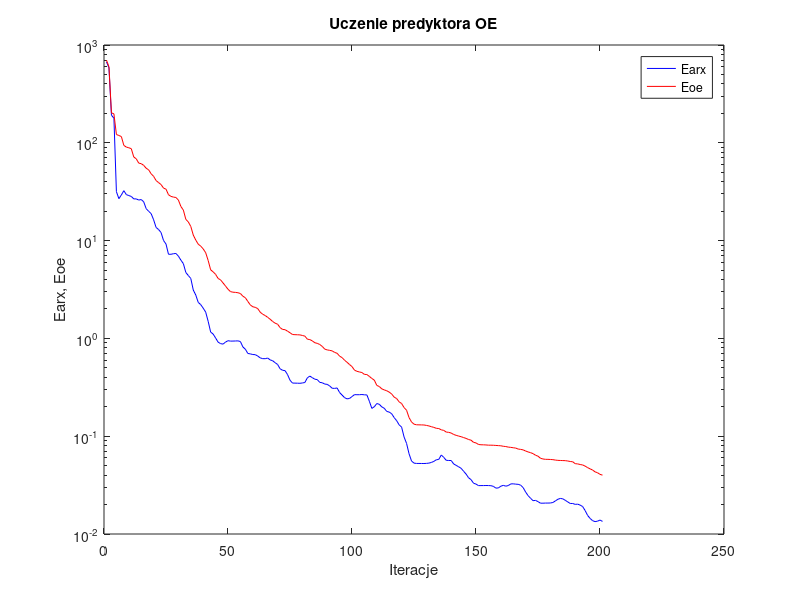
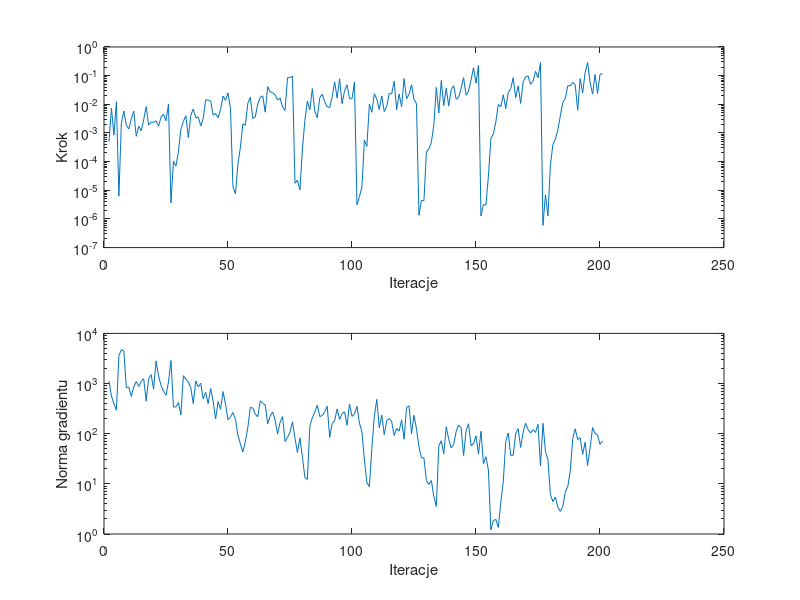

The MATLAB source for these figures, in order:
%uczenie predyktora oe
clear all;
n=0; farx(n+1)=6.721015e+002; foe(n+1)=6.996913e+002; wspucz(n+1)=0.000000e+000; ng(n+1)=0.000000e+000;
%odnowa zmiennej metryki
n=1; farx(n+1)=5.846013e+002; foe(n+1)=6.000765e+002; krok(n+1)=5.002119e-004; ng(n+1)=1.117089e+003;
n=2; farx(n+1)=1.915976e+002; foe(n+1)=2.023329e+002; krok(n+1)=7.418259e-003; ng(n+1)=5.650945e+002;
n=3; farx(n+1)=1.784715e+002; foe(n+1)=1.975616e+002; krok(n+1)=8.456028e-004; ng(n+1)=3.937444e+002;
n=4; farx(n+1)=3.165923e+001; foe(n+1)=1.215899e+002; krok(n+1)=1.226153e-002; ng(n+1)=2.955410e+002;
n=5; farx(n+1)=2.684621e+001; foe(n+1)=1.187896e+002; krok(n+1)=6.232633e-006; ng(n+1)=3.611160e+003;
n=6; farx(n+1)=2.928847e+001; foe(n+1)=1.158569e+002; krok(n+1)=2.186130e-003; ng(n+1)=4.728673e+003;
n=7; farx(n+1)=3.239562e+001; foe(n+1)=9.408257e+001; krok(n+1)=5.829556e-003; ng(n+1)=4.483041e+003;
n=8; farx(n+1)=2.954915e+001; foe(n+1)=9.041917e+001; krok(n+1)=1.857915e-003; ng(n+1)=8.244308e+002;
n=9; farx(n+1)=2.886898e+001; foe(n+1)=8.897603e+001; krok(n+1)=1.369522e-003; ng(n+1)=8.508545e+002;
n=10; farx(n+1)=2.829066e+001; foe(n+1)=8.707154e+001; krok(n+1)=3.096691e-003; ng(n+1)=5.514251e+002;
n=11; farx(n+1)=2.669156e+001; foe(n+1)=7.161356e+001; krok(n+1)=5.770731e-003; ng(n+1)=8.535121e+002;
n=12; farx(n+1)=2.670363e+001; foe(n+1)=6.861259e+001; krok(n+1)=7.663457e-004; ng(n+1)=1.099983e+003;
n=13; farx(n+1)=2.598353e+001; foe(n+1)=6.201007e+001; krok(n+1)=1.721185e-003; ng(n+1)=8.729211e+002;
n=14; farx(n+1)=2.628599e+001; foe(n+1)=6.118193e+001; krok(n+1)=1.185775e-003; ng(n+1)=1.100578e+003;
n=15; farx(n+1)=2.495086e+001; foe(n+1)=5.882042e+001; krok(n+1)=2.926191e-003; ng(n+1)=1.255840e+003;
n=16; farx(n+1)=2.122533e+001; foe(n+1)=5.496070e+001; krok(n+1)=8.300976e-003; ng(n+1)=4.455574e+002;
n=17; farx(n+1)=1.993655e+001; foe(n+1)=5.291216e+001; krok(n+1)=1.882699e-003; ng(n+1)=1.267339e+003;
n=18; farx(n+1)=1.888399e+001; foe(n+1)=4.825075e+001; krok(n+1)=2.368463e-003; ng(n+1)=1.502922e+003;
n=19; farx(n+1)=1.633915e+001; foe(n+1)=4.540815e+001; krok(n+1)=2.339183e-003; ng(n+1)=7.735452e+002;
n=20; farx(n+1)=1.363357e+001; foe(n+1)=4.110869e+001; krok(n+1)=2.647552e-003; ng(n+1)=2.821609e+003;
n=21; farx(n+1)=1.297710e+001; foe(n+1)=3.919708e+001; krok(n+1)=1.742611e-003; ng(n+1)=1.402323e+003;
n=22; farx(n+1)=1.210391e+001; foe(n+1)=3.742524e+001; krok(n+1)=3.581322e-003; ng(n+1)=9.150156e+002;
n=23; farx(n+1)=1.002890e+001; foe(n+1)=3.441481e+001; krok(n+1)=4.539517e-003; ng(n+1)=7.060030e+002;
n=24; farx(n+1)=9.226007e+000; foe(n+1)=3.356904e+001; krok(n+1)=2.651602e-003; ng(n+1)=5.851991e+002;
n=25; farx(n+1)=7.252145e+000; foe(n+1)=2.945396e+001; krok(n+1)=1.004449e-002; ng(n+1)=1.073330e+003;
%odnowa zmiennej metryki
n=26; farx(n+1)=7.245437e+000; foe(n+1)=2.831925e+001; krok(n+1)=3.586316e-006; ng(n+1)=2.878413e+003;
n=27; farx(n+1)=7.345413e+000; foe(n+1)=2.785507e+001; krok(n+1)=1.027004e-004; ng(n+1)=3.411160e+002;
n=28; farx(n+1)=7.384477e+000; foe(n+1)=2.759831e+001; krok(n+1)=6.991253e-005; ng(n+1)=3.414122e+002;
n=29; farx(n+1)=6.937194e+000; foe(n+1)=2.596453e+001; krok(n+1)=2.171131e-004; ng(n+1)=4.191952e+002;
n=30; farx(n+1)=6.311766e+000; foe(n+1)=2.233846e+001; krok(n+1)=1.358387e-003; ng(n+1)=2.368154e+002;
n=31; farx(n+1)=5.817929e+000; foe(n+1)=2.051194e+001; krok(n+1)=2.531421e-003; ng(n+1)=1.434505e+003;
n=32; farx(n+1)=4.718368e+000; foe(n+1)=1.647462e+001; krok(n+1)=3.990004e-003; ng(n+1)=1.234935e+003;
n=33; farx(n+1)=4.393909e+000; foe(n+1)=1.551336e+001; krok(n+1)=6.946998e-004; ng(n+1)=1.075681e+003;
n=34; farx(n+1)=4.098115e+000; foe(n+1)=1.394911e+001; krok(n+1)=4.150488e-003; ng(n+1)=8.230528e+002;
n=35; farx(n+1)=3.122978e+000; foe(n+1)=1.138833e+001; krok(n+1)=6.832143e-003; ng(n+1)=3.981684e+002;
n=36; farx(n+1)=2.776365e+000; foe(n+1)=1.012371e+001; krok(n+1)=3.340564e-003; ng(n+1)=1.131330e+003;
n=37; farx(n+1)=2.333927e+000; foe(n+1)=9.189680e+000; krok(n+1)=3.625910e-003; ng(n+1)=8.599347e+002;
n=38; farx(n+1)=2.215393e+000; foe(n+1)=8.777895e+000; krok(n+1)=1.758026e-003; ng(n+1)=1.011326e+003;
n=39; farx(n+1)=2.037223e+000; foe(n+1)=8.224520e+000; krok(n+1)=3.199545e-003; ng(n+1)=4.934054e+002;
n=40; farx(n+1)=1.856982e+000; foe(n+1)=7.516023e+000; krok(n+1)=1.448480e-002; ng(n+1)=6.670830e+002;
n=41; farx(n+1)=1.494938e+000; foe(n+1)=6.263055e+000; krok(n+1)=1.378623e-002; ng(n+1)=3.968659e+002;
n=42; farx(n+1)=1.161564e+000; foe(n+1)=5.025303e+000; krok(n+1)=1.311143e-002; ng(n+1)=7.967047e+002;
n=43; farx(n+1)=1.107709e+000; foe(n+1)=4.793324e+000; krok(n+1)=4.201093e-003; ng(n+1)=4.437087e+002;
n=44; farx(n+1)=1.010481e+000; foe(n+1)=4.516815e+000; krok(n+1)=4.743099e-003; ng(n+1)=1.966978e+002;
n=45; farx(n+1)=9.159313e-001; foe(n+1)=4.103298e+000; krok(n+1)=3.427028e-003; ng(n+1)=4.343720e+002;
n=46; farx(n+1)=8.845220e-001; foe(n+1)=3.966379e+000; krok(n+1)=6.606617e-003; ng(n+1)=3.071820e+002;
n=47; farx(n+1)=8.741219e-001; foe(n+1)=3.691034e+000; krok(n+1)=1.941426e-002; ng(n+1)=6.920717e+002;
n=48; farx(n+1)=9.169854e-001; foe(n+1)=3.431167e+000; krok(n+1)=1.376948e-002; ng(n+1)=3.886100e+002;
n=49; farx(n+1)=9.473666e-001; foe(n+1)=3.181286e+000; krok(n+1)=2.477353e-002; ng(n+1)=1.891544e+002;
n=50; farx(n+1)=9.381627e-001; foe(n+1)=3.008482e+000; krok(n+1)=7.007869e-003; ng(n+1)=2.162180e+002;
%odnowa zmiennej metryki
n=51; farx(n+1)=9.391793e-001; foe(n+1)=2.967725e+000; krok(n+1)=1.308609e-005; ng(n+1)=2.652433e+002;
n=52; farx(n+1)=9.409951e-001; foe(n+1)=2.955321e+000; krok(n+1)=7.559406e-006; ng(n+1)=1.939207e+002;
n=53; farx(n+1)=9.438864e-001; foe(n+1)=2.930175e+000; krok(n+1)=8.012946e-005; ng(n+1)=9.338609e+001;
n=54; farx(n+1)=9.287286e-001; foe(n+1)=2.877685e+000; krok(n+1)=3.163070e-004; ng(n+1)=6.237196e+001;
n=55; farx(n+1)=8.180402e-001; foe(n+1)=2.699404e+000; krok(n+1)=2.075244e-003; ng(n+1)=4.308466e+001;
n=56; farx(n+1)=7.753580e-001; foe(n+1)=2.605551e+000; krok(n+1)=1.869974e-003; ng(n+1)=7.002065e+001;
n=57; farx(n+1)=7.012958e-001; foe(n+1)=2.386438e+000; krok(n+1)=1.095618e-002; ng(n+1)=1.335772e+002;
n=58; farx(n+1)=6.946480e-001; foe(n+1)=2.199978e+000; krok(n+1)=1.778267e-002; ng(n+1)=3.360122e+002;
n=59; farx(n+1)=6.840258e-001; foe(n+1)=2.106367e+000; krok(n+1)=3.200852e-003; ng(n+1)=3.245336e+002;
n=60; farx(n+1)=6.819324e-001; foe(n+1)=2.077363e+000; krok(n+1)=3.621201e-003; ng(n+1)=2.447230e+002;
n=61; farx(n+1)=6.596246e-001; foe(n+1)=2.016067e+000; krok(n+1)=1.027811e-002; ng(n+1)=2.179692e+002;
n=62; farx(n+1)=6.321908e-001; foe(n+1)=1.851376e+000; krok(n+1)=1.748904e-002; ng(n+1)=4.536967e+002;
n=63; farx(n+1)=6.207045e-001; foe(n+1)=1.766249e+000; krok(n+1)=1.977759e-002; ng(n+1)=4.003735e+002;
n=64; farx(n+1)=6.204726e-001; foe(n+1)=1.713129e+000; krok(n+1)=5.304884e-003; ng(n+1)=3.745741e+002;
n=65; farx(n+1)=6.296803e-001; foe(n+1)=1.642491e+000; krok(n+1)=4.138006e-002; ng(n+1)=1.570654e+002;
n=66; farx(n+1)=6.031162e-001; foe(n+1)=1.569789e+000; krok(n+1)=2.702970e-002; ng(n+1)=2.222444e+002;
n=67; farx(n+1)=5.909483e-001; foe(n+1)=1.490173e+000; krok(n+1)=2.556212e-002; ng(n+1)=2.718769e+002;
n=68; farx(n+1)=5.646961e-001; foe(n+1)=1.431256e+000; krok(n+1)=2.127270e-002; ng(n+1)=1.860588e+002;
n=69; farx(n+1)=5.410715e-001; foe(n+1)=1.396990e+000; krok(n+1)=1.406421e-002; ng(n+1)=9.801703e+001;
n=70; farx(n+1)=4.895890e-001; foe(n+1)=1.289369e+000; krok(n+1)=1.640492e-002; ng(n+1)=1.685154e+002;
n=71; farx(n+1)=4.719721e-001; foe(n+1)=1.235182e+000; krok(n+1)=8.092065e-003; ng(n+1)=2.198080e+002;
n=72; farx(n+1)=4.682206e-001; foe(n+1)=1.227833e+000; krok(n+1)=6.072741e-003; ng(n+1)=6.961805e+001;
n=73; farx(n+1)=4.268561e-001; foe(n+1)=1.185899e+000; krok(n+1)=8.430727e-002; ng(n+1)=8.429959e+001;
n=74; farx(n+1)=3.737167e-001; foe(n+1)=1.142623e+000; krok(n+1)=8.589342e-002; ng(n+1)=1.070008e+002;
n=75; farx(n+1)=3.493913e-001; foe(n+1)=1.096021e+000; krok(n+1)=9.595947e-002; ng(n+1)=1.723422e+002;
%odnowa zmiennej metryki
n=76; farx(n+1)=3.489649e-001; foe(n+1)=1.091621e+000; krok(n+1)=1.766648e-005; ng(n+1)=8.130780e+001;
n=77; farx(n+1)=3.483585e-001; foe(n+1)=1.089335e+000; krok(n+1)=2.253084e-005; ng(n+1)=4.212916e+001;
n=78; farx(n+1)=3.474947e-001; foe(n+1)=1.086269e+000; krok(n+1)=1.023989e-005; ng(n+1)=8.203489e+001;
n=79; farx(n+1)=3.502147e-001; foe(n+1)=1.071441e+000; krok(n+1)=2.762358e-004; ng(n+1)=3.446987e+001;
n=80; farx(n+1)=3.541359e-001; foe(n+1)=1.054907e+000; krok(n+1)=2.722891e-003; ng(n+1)=1.337282e+001;
n=81; farx(n+1)=3.956105e-001; foe(n+1)=9.817233e-001; krok(n+1)=1.302239e-002; ng(n+1)=1.230069e+001;
n=82; farx(n+1)=4.115843e-001; foe(n+1)=9.720244e-001; krok(n+1)=6.485153e-003; ng(n+1)=1.409503e+002;
n=83; farx(n+1)=3.967749e-001; foe(n+1)=9.435770e-001; krok(n+1)=3.519888e-002; ng(n+1)=2.075198e+002;
n=84; farx(n+1)=3.826644e-001; foe(n+1)=9.031590e-001; krok(n+1)=5.654998e-003; ng(n+1)=2.716187e+002;
n=85; farx(n+1)=3.790885e-001; foe(n+1)=8.897034e-001; krok(n+1)=3.363630e-003; ng(n+1)=3.687319e+002;
n=86; farx(n+1)=3.550321e-001; foe(n+1)=8.662993e-001; krok(n+1)=1.703305e-002; ng(n+1)=2.207081e+002;
n=87; farx(n+1)=3.520271e-001; foe(n+1)=8.285252e-001; krok(n+1)=2.243356e-002; ng(n+1)=2.301496e+002;
n=88; farx(n+1)=3.413890e-001; foe(n+1)=7.772657e-001; krok(n+1)=1.226153e-002; ng(n+1)=2.746421e+002;
n=89; farx(n+1)=3.388948e-001; foe(n+1)=7.627381e-001; krok(n+1)=8.108299e-003; ng(n+1)=3.532008e+002;
n=90; farx(n+1)=3.264958e-001; foe(n+1)=7.547521e-001; krok(n+1)=7.740832e-003; ng(n+1)=8.423701e+001;
n=91; farx(n+1)=3.090834e-001; foe(n+1)=7.456142e-001; krok(n+1)=1.815661e-002; ng(n+1)=1.607423e+002;
n=92; farx(n+1)=3.082643e-001; foe(n+1)=7.190039e-001; krok(n+1)=6.045742e-002; ng(n+1)=1.801772e+002;
n=93; farx(n+1)=3.112867e-001; foe(n+1)=7.045500e-001; krok(n+1)=1.660195e-002; ng(n+1)=3.128616e+002;
n=94; farx(n+1)=2.796149e-001; foe(n+1)=6.585320e-001; krok(n+1)=7.765706e-002; ng(n+1)=1.929351e+002;
n=95; farx(n+1)=2.633435e-001; foe(n+1)=6.361833e-001; krok(n+1)=1.053841e-002; ng(n+1)=2.526153e+002;
n=96; farx(n+1)=2.479185e-001; foe(n+1)=5.981949e-001; krok(n+1)=2.946581e-002; ng(n+1)=2.731246e+002;
n=97; farx(n+1)=2.408767e-001; foe(n+1)=5.699292e-001; krok(n+1)=4.756755e-002; ng(n+1)=1.478247e+002;
n=98; farx(n+1)=2.431666e-001; foe(n+1)=5.405327e-001; krok(n+1)=1.565005e-002; ng(n+1)=3.901842e+002;
n=99; farx(n+1)=2.543745e-001; foe(n+1)=5.151071e-001; krok(n+1)=1.547432e-002; ng(n+1)=2.211277e+002;
n=100; farx(n+1)=2.660981e-001; foe(n+1)=4.735466e-001; krok(n+1)=6.024636e-002; ng(n+1)=2.484383e+002;
%odnowa zmiennej metryki
n=101; farx(n+1)=2.654979e-001; foe(n+1)=4.606577e-001; krok(n+1)=3.101308e-006; ng(n+1)=3.524681e+002;
n=102; farx(n+1)=2.656538e-001; foe(n+1)=4.537681e-001; krok(n+1)=6.028428e-006; ng(n+1)=1.635895e+002;
n=103; farx(n+1)=2.668519e-001; foe(n+1)=4.476975e-001; krok(n+1)=1.302585e-005; ng(n+1)=1.089120e+002;
n=104; farx(n+1)=2.649290e-001; foe(n+1)=4.286353e-001; krok(n+1)=5.636956e-004; ng(n+1)=2.996703e+001;
n=105; farx(n+1)=2.643273e-001; foe(n+1)=4.269139e-001; krok(n+1)=3.395966e-004; ng(n+1)=1.058027e+001;
n=106; farx(n+1)=2.275731e-001; foe(n+1)=4.086994e-001; krok(n+1)=1.007731e-002; ng(n+1)=8.839529e+000;
n=107; farx(n+1)=1.924654e-001; foe(n+1)=3.893609e-001; krok(n+1)=5.269205e-003; ng(n+1)=5.067507e+001;
n=108; farx(n+1)=2.000852e-001; foe(n+1)=3.743509e-001; krok(n+1)=2.320653e-002; ng(n+1)=2.258896e+002;
n=109; farx(n+1)=2.158187e-001; foe(n+1)=3.306745e-001; krok(n+1)=1.532189e-002; ng(n+1)=4.832494e+002;
n=110; farx(n+1)=2.119844e-001; foe(n+1)=3.221438e-001; krok(n+1)=6.583213e-003; ng(n+1)=1.308157e+002;
n=111; farx(n+1)=1.994821e-001; foe(n+1)=3.049804e-001; krok(n+1)=1.966568e-002; ng(n+1)=2.357245e+002;
n=112; farx(n+1)=1.931365e-001; foe(n+1)=2.975560e-001; krok(n+1)=5.557598e-003; ng(n+1)=9.614235e+001;
n=113; farx(n+1)=1.792465e-001; foe(n+1)=2.914736e-001; krok(n+1)=8.533243e-003; ng(n+1)=1.820847e+002;
n=114; farx(n+1)=1.764963e-001; foe(n+1)=2.824677e-001; krok(n+1)=2.378377e-002; ng(n+1)=2.011147e+002;
n=115; farx(n+1)=1.697263e-001; foe(n+1)=2.699746e-001; krok(n+1)=2.307159e-002; ng(n+1)=1.727124e+002;
n=116; farx(n+1)=1.549624e-001; foe(n+1)=2.510024e-001; krok(n+1)=6.402713e-002; ng(n+1)=9.212148e+001;
n=117; farx(n+1)=1.441797e-001; foe(n+1)=2.426093e-001; krok(n+1)=6.506258e-003; ng(n+1)=1.268248e+002;
n=118; farx(n+1)=1.307590e-001; foe(n+1)=2.246348e-001; krok(n+1)=2.272818e-002; ng(n+1)=1.128455e+002;
n=119; farx(n+1)=1.238724e-001; foe(n+1)=2.158521e-001; krok(n+1)=8.300976e-003; ng(n+1)=1.885187e+002;
n=120; farx(n+1)=9.809189e-002; foe(n+1)=1.961520e-001; krok(n+1)=7.901515e-002; ng(n+1)=7.779849e+001;
n=121; farx(n+1)=8.438025e-002; foe(n+1)=1.841594e-001; krok(n+1)=1.565005e-002; ng(n+1)=3.317576e+002;
n=122; farx(n+1)=6.617069e-002; foe(n+1)=1.550344e-001; krok(n+1)=2.223039e-002; ng(n+1)=3.618612e+002;
n=123; farx(n+1)=5.578649e-002; foe(n+1)=1.398555e-001; krok(n+1)=4.821088e-002; ng(n+1)=9.996748e+001;
n=124; farx(n+1)=5.306779e-002; foe(n+1)=1.327773e-001; krok(n+1)=1.464382e-002; ng(n+1)=2.331007e+002;
n=125; farx(n+1)=5.267202e-002; foe(n+1)=1.308583e-001; krok(n+1)=1.064021e-002; ng(n+1)=1.247410e+002;
%odnowa zmiennej metryki
n=126; farx(n+1)=5.265905e-002; foe(n+1)=1.306616e-001; krok(n+1)=1.343288e-006; ng(n+1)=5.458314e+001;
n=127; farx(n+1)=5.261352e-002; foe(n+1)=1.304618e-001; krok(n+1)=4.501800e-006; ng(n+1)=3.295043e+001;
n=128; farx(n+1)=5.257433e-002; foe(n+1)=1.302543e-001; krok(n+1)=4.305121e-006; ng(n+1)=3.315747e+001;
n=129; farx(n+1)=5.272821e-002; foe(n+1)=1.289470e-001; krok(n+1)=2.178332e-004; ng(n+1)=1.167181e+001;
n=130; farx(n+1)=5.306325e-002; foe(n+1)=1.273556e-001; krok(n+1)=2.801236e-004; ng(n+1)=9.736022e+000;
n=131; farx(n+1)=5.389573e-002; foe(n+1)=1.251012e-001; krok(n+1)=4.723236e-004; ng(n+1)=1.164325e+001;
n=132; farx(n+1)=5.527044e-002; foe(n+1)=1.230828e-001; krok(n+1)=1.955381e-003; ng(n+1)=5.632025e+000;
n=133; farx(n+1)=5.740133e-002; foe(n+1)=1.204306e-001; krok(n+1)=3.879553e-002; ng(n+1)=3.542202e+000;
n=134; farx(n+1)=5.794475e-002; foe(n+1)=1.197380e-001; krok(n+1)=4.977800e-003; ng(n+1)=5.698530e+001;
n=135; farx(n+1)=6.425657e-002; foe(n+1)=1.161377e-001; krok(n+1)=6.732646e-002; ng(n+1)=7.241286e+001;
n=136; farx(n+1)=6.073079e-002; foe(n+1)=1.146609e-001; krok(n+1)=8.996953e-003; ng(n+1)=3.962275e+001;
n=137; farx(n+1)=5.665919e-002; foe(n+1)=1.101785e-001; krok(n+1)=3.678347e-002; ng(n+1)=1.374759e+002;
n=138; farx(n+1)=5.647224e-002; foe(n+1)=1.095399e-001; krok(n+1)=8.682561e-003; ng(n+1)=7.769084e+001;
n=139; farx(n+1)=5.641668e-002; foe(n+1)=1.077317e-001; krok(n+1)=3.280985e-002; ng(n+1)=5.187235e+001;
n=140; farx(n+1)=5.200784e-002; foe(n+1)=1.041356e-001; krok(n+1)=4.446078e-002; ng(n+1)=6.124944e+001;
n=141; farx(n+1)=5.034478e-002; foe(n+1)=1.020532e-001; krok(n+1)=1.488559e-002; ng(n+1)=1.105084e+002;
n=142; farx(n+1)=4.866046e-002; foe(n+1)=1.003125e-001; krok(n+1)=1.748904e-002; ng(n+1)=1.484739e+002;
n=143; farx(n+1)=4.696038e-002; foe(n+1)=9.885482e-002; krok(n+1)=3.612031e-002; ng(n+1)=1.316427e+002;
n=144; farx(n+1)=4.381229e-002; foe(n+1)=9.682491e-002; krok(n+1)=8.485128e-002; ng(n+1)=3.680178e+001;
n=145; farx(n+1)=4.099736e-002; foe(n+1)=9.496926e-002; krok(n+1)=2.096657e-002; ng(n+1)=1.156829e+002;
n=146; farx(n+1)=3.757914e-002; foe(n+1)=9.250420e-002; krok(n+1)=2.896961e-002; ng(n+1)=1.577263e+002;
n=147; farx(n+1)=3.597980e-002; foe(n+1)=9.106873e-002; krok(n+1)=7.092411e-002; ng(n+1)=5.731761e+001;
n=148; farx(n+1)=3.305713e-002; foe(n+1)=8.655797e-002; krok(n+1)=1.902702e-001; ng(n+1)=6.367867e+001;
n=149; farx(n+1)=3.239189e-002; foe(n+1)=8.537592e-002; krok(n+1)=5.465714e-002; ng(n+1)=9.078583e+001;
n=150; farx(n+1)=3.123828e-002; foe(n+1)=8.231216e-002; krok(n+1)=2.268451e-001; ng(n+1)=3.896179e+001;
%odnowa zmiennej metryki
n=151; farx(n+1)=3.126493e-002; foe(n+1)=8.172849e-002; krok(n+1)=1.268643e-006; ng(n+1)=1.116226e+002;
n=152; farx(n+1)=3.127614e-002; foe(n+1)=8.164374e-002; krok(n+1)=3.140359e-006; ng(n+1)=2.523654e+001;
n=153; farx(n+1)=3.131879e-002; foe(n+1)=8.138592e-002; krok(n+1)=3.049497e-006; ng(n+1)=3.480309e+001;
n=154; farx(n+1)=3.128876e-002; foe(n+1)=8.097769e-002; krok(n+1)=3.079431e-005; ng(n+1)=1.881480e+001;
n=155; farx(n+1)=3.118733e-002; foe(n+1)=8.094258e-002; krok(n+1)=6.467102e-004; ng(n+1)=1.199276e+000;
n=156; farx(n+1)=3.071683e-002; foe(n+1)=8.079682e-002; krok(n+1)=9.249103e-004; ng(n+1)=1.854408e+000;
n=157; farx(n+1)=2.946194e-002; foe(n+1)=8.045252e-002; krok(n+1)=2.446018e-003; ng(n+1)=1.959430e+000;
n=158; farx(n+1)=2.958190e-002; foe(n+1)=8.012572e-002; krok(n+1)=9.889238e-003; ng(n+1)=1.348314e+000;
n=159; farx(n+1)=3.079408e-002; foe(n+1)=7.981389e-002; krok(n+1)=8.180929e-003; ng(n+1)=4.341769e+000;
n=160; farx(n+1)=3.144816e-002; foe(n+1)=7.889246e-002; krok(n+1)=2.152696e-002; ng(n+1)=1.119561e+001;
n=161; farx(n+1)=3.084096e-002; foe(n+1)=7.839296e-002; krok(n+1)=7.119007e-003; ng(n+1)=7.054520e+001;
n=162; farx(n+1)=3.127341e-002; foe(n+1)=7.738216e-002; krok(n+1)=2.617232e-002; ng(n+1)=1.035076e+002;
n=163; farx(n+1)=3.250983e-002; foe(n+1)=7.689807e-002; krok(n+1)=3.500452e-002; ng(n+1)=3.698291e+001;
n=164; farx(n+1)=3.259567e-002; foe(n+1)=7.621327e-002; krok(n+1)=8.470464e-002; ng(n+1)=3.710863e+001;
n=165; farx(n+1)=3.234213e-002; foe(n+1)=7.562431e-002; krok(n+1)=1.713076e-002; ng(n+1)=1.006069e+002;
n=166; farx(n+1)=3.220910e-002; foe(n+1)=7.389095e-002; krok(n+1)=4.382471e-002; ng(n+1)=1.258984e+002;
n=167; farx(n+1)=3.158489e-002; foe(n+1)=7.332156e-002; krok(n+1)=1.071180e-002; ng(n+1)=5.316034e+001;
n=168; farx(n+1)=2.983156e-002; foe(n+1)=7.249879e-002; krok(n+1)=6.021814e-002; ng(n+1)=1.078835e+002;
n=169; farx(n+1)=2.688947e-002; foe(n+1)=7.057087e-002; krok(n+1)=9.091272e-002; ng(n+1)=1.607937e+002;
n=170; farx(n+1)=2.467866e-002; foe(n+1)=6.905682e-002; krok(n+1)=9.759878e-002; ng(n+1)=1.218086e+002;
n=171; farx(n+1)=2.319065e-002; foe(n+1)=6.788058e-002; krok(n+1)=5.005537e-002; ng(n+1)=1.027620e+002;
n=172; farx(n+1)=2.191878e-002; foe(n+1)=6.633097e-002; krok(n+1)=6.423218e-002; ng(n+1)=1.203769e+002;
n=173; farx(n+1)=2.206197e-002; foe(n+1)=6.392566e-002; krok(n+1)=1.414327e-001; ng(n+1)=1.061242e+002;
n=174; farx(n+1)=2.142986e-002; foe(n+1)=6.245314e-002; krok(n+1)=8.351152e-002; ng(n+1)=1.543266e+002;
n=175; farx(n+1)=2.065673e-002; foe(n+1)=5.949648e-002; krok(n+1)=2.866206e-001; ng(n+1)=2.264101e+001;
%odnowa zmiennej metryki
n=176; farx(n+1)=2.065995e-002; foe(n+1)=5.848730e-002; krok(n+1)=5.924763e-007; ng(n+1)=1.610074e+002;
n=177; farx(n+1)=2.071780e-002; foe(n+1)=5.802789e-002; krok(n+1)=6.975132e-006; ng(n+1)=4.431383e+001;
n=178; farx(n+1)=2.071903e-002; foe(n+1)=5.798581e-002; krok(n+1)=1.283643e-006; ng(n+1)=3.035179e+001;
n=179; farx(n+1)=2.075429e-002; foe(n+1)=5.782261e-002; krok(n+1)=7.598256e-005; ng(n+1)=6.160995e+000;
n=180; farx(n+1)=2.100216e-002; foe(n+1)=5.758258e-002; krok(n+1)=3.910575e-004; ng(n+1)=4.423181e+000;
n=181; farx(n+1)=2.178249e-002; foe(n+1)=5.700409e-002; krok(n+1)=6.078605e-004; ng(n+1)=5.451241e+000;
n=182; farx(n+1)=2.264957e-002; foe(n+1)=5.662840e-002; krok(n+1)=1.291963e-003; ng(n+1)=3.399529e+000;
n=183; farx(n+1)=2.311830e-002; foe(n+1)=5.646572e-002; krok(n+1)=3.941672e-003; ng(n+1)=2.824001e+000;
n=184; farx(n+1)=2.289129e-002; foe(n+1)=5.635211e-002; krok(n+1)=1.165911e-002; ng(n+1)=3.577605e+000;
n=185; farx(n+1)=2.210629e-002; foe(n+1)=5.624371e-002; krok(n+1)=1.589439e-002; ng(n+1)=6.847421e+000;
n=186; farx(n+1)=2.127862e-002; foe(n+1)=5.576958e-002; krok(n+1)=4.446078e-002; ng(n+1)=8.856777e+000;
n=187; farx(n+1)=2.052118e-002; foe(n+1)=5.512422e-002; krok(n+1)=4.446078e-002; ng(n+1)=1.785007e+001;
n=188; farx(n+1)=2.050932e-002; foe(n+1)=5.478130e-002; krok(n+1)=5.801457e-002; ng(n+1)=7.952502e+001;
n=189; farx(n+1)=2.009503e-002; foe(n+1)=5.237134e-002; krok(n+1)=4.852216e-002; ng(n+1)=1.254450e+002;
n=190; farx(n+1)=2.019521e-002; foe(n+1)=5.209151e-002; krok(n+1)=6.192369e-003; ng(n+1)=7.643615e+001;
n=191; farx(n+1)=1.974291e-002; foe(n+1)=5.133795e-002; krok(n+1)=7.835091e-002; ng(n+1)=8.309728e+001;
n=192; farx(n+1)=1.909193e-002; foe(n+1)=5.081369e-002; krok(n+1)=2.452306e-002; ng(n+1)=3.871062e+001;
n=193; farx(n+1)=1.736959e-002; foe(n+1)=4.944912e-002; krok(n+1)=1.280543e-001; ng(n+1)=6.726721e+001;
n=194; farx(n+1)=1.549815e-002; foe(n+1)=4.774627e-002; krok(n+1)=2.857373e-001; ng(n+1)=2.318007e+001;
n=195; farx(n+1)=1.443611e-002; foe(n+1)=4.636478e-002; krok(n+1)=5.801457e-002; ng(n+1)=5.194965e+001;
n=196; farx(n+1)=1.369690e-002; foe(n+1)=4.512789e-002; krok(n+1)=2.272818e-002; ng(n+1)=1.325266e+002;
n=197; farx(n+1)=1.338340e-002; foe(n+1)=4.321067e-002; krok(n+1)=1.094124e-001; ng(n+1)=1.017018e+002;
n=198; farx(n+1)=1.352473e-002; foe(n+1)=4.231500e-002; krok(n+1)=2.399905e-002; ng(n+1)=9.600335e+001;
n=199; farx(n+1)=1.388924e-002; foe(n+1)=4.073387e-002; krok(n+1)=1.115271e-001; ng(n+1)=6.144312e+001;
n=200; farx(n+1)=1.345352e-002; foe(n+1)=3.997472e-002; krok(n+1)=1.160291e-001; ng(n+1)=7.095152e+001;

figure; semilogy(farx,'b'); hold on; semilogy(foe,'r'); xlabel('Iteracje'); ylabel('Earx, Eoe'); legend('Earx','Eoe'); title('Uczenie predyktora OE');
figure; subplot(2,1,1); semilogy(krok); xlabel('Iteracje'); ylabel('Krok');
subplot(2,1,2); semilogy(ng); xlabel('Iteracje'); ylabel('Norma gradientu');
Earx=farx(n+1)
Eoe=foe(n+1)
